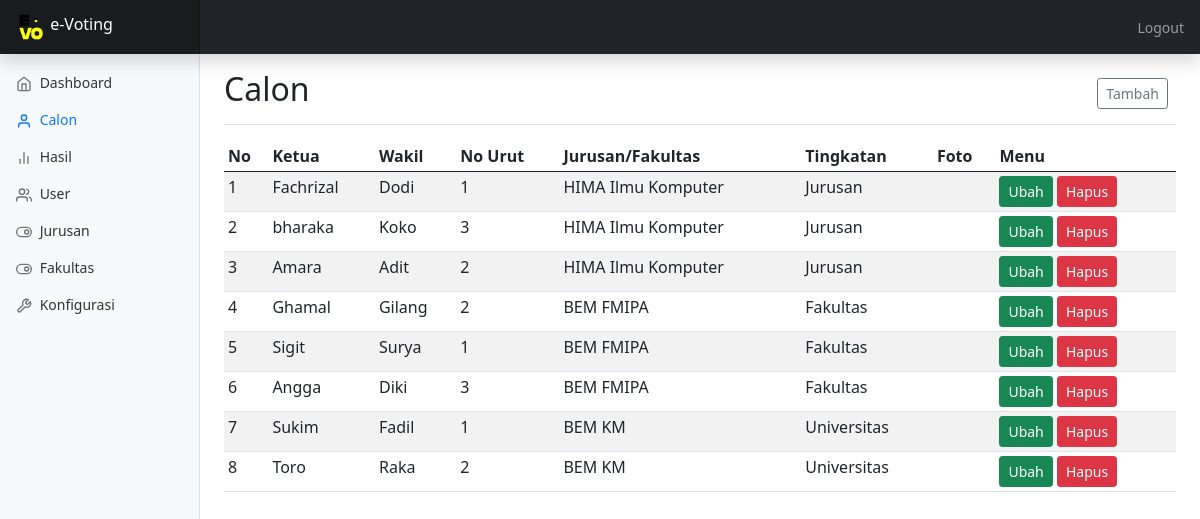
Before: /pages/admin/calon.php (signed in) with the older database file.
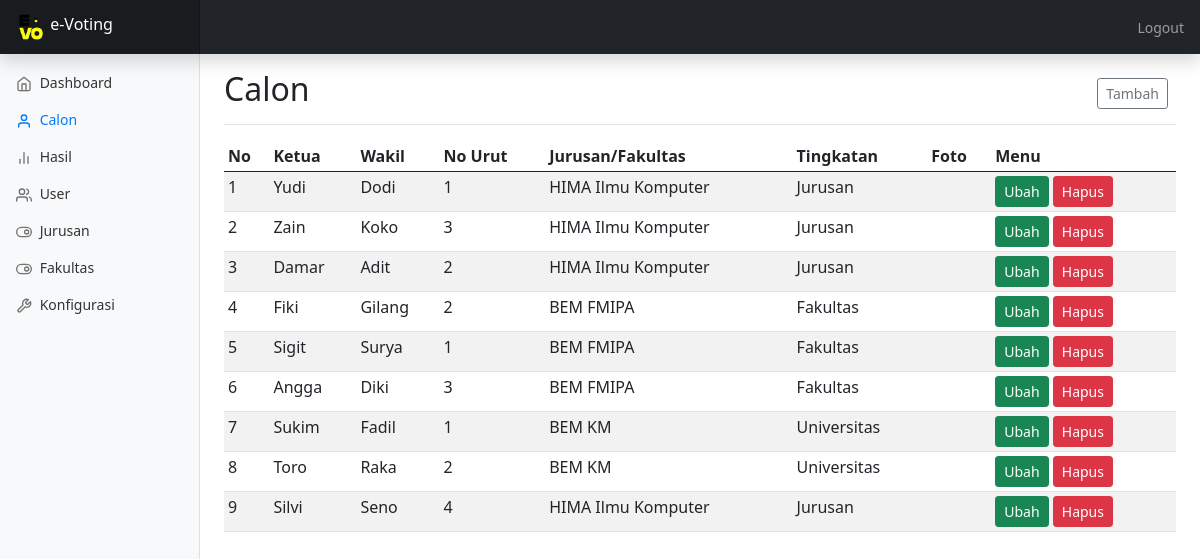
After: the same page with the newer database file.
### tables this page shows
CREATE TABLE `calon` (
  `id` int(11) NOT NULL,
  `nama_ketua` varchar(100) NOT NULL,
  `nama_wakil` varchar(100) DEFAULT NULL,
  `no_urut` int(11) NOT NULL,
  `id_unit` int(11) NOT NULL,
  `id_tingkatan` int(11) NOT NULL,
  `images` varchar(200) NOT NULL
);

CREATE TABLE `jurusan` (
  `id` int(11) NOT NULL,
  `nama_jurusan` varchar(100) NOT NULL,
  `kode_fakultas` int(11) NOT NULL,
  `kode_jurusan` int(11) NOT NULL
);

CREATE TABLE `tingkatan` (
  `id` int(11) NOT NULL,
  `nama_tingkatan` varchar(100) NOT NULL
);

CREATE TABLE `fakultas` (
  `id` int(11) NOT NULL,
  `nama_fakultas` varchar(100) NOT NULL,
  `kode_fakultas` int(11) NOT NULL
);

### functions.php (called while the page is built, shortened)
<?php
require 'config.php';
$conn = mysqli_connect($config["db_host"], $config["db_username"], $config["db_password"], $config["db_name"]);
function query($query)
{
	global $conn;
	$result = mysqli_query($conn, $query);
	$rows = [];
	while ($row = mysqli_fetch_assoc($result)) {
		$rows[] = $row;
	}
	return $rows;
}

### config.php (called while the page is built)
<?php
$config =[
	"base_url" => "http://localhost:800/evoting/",
	"db_host" => "localhost",
	"db_name" => "evoting",
	"db_username" => "root",
	"db_password" => "",
	"app_name" => "e-Voting"
];

### pages/admin/calon.php (the view, shortened to what this page needs)
<?php
require 'ini_header.php';
$calon = query("SELECT calon.*,jurusan.kode_jurusan, jurusan.nama_jurusan, fakultas.kode_fakultas, fakultas.nama_fakultas, tingkatan.nama_tingkatan FROM calon
                JOIN tingkatan ON calon.id_tingkatan = tingkatan.id
                LEFT JOIN jurusan ON calon.id_unit = jurusan.kode_jurusan
                LEFT JOIN fakultas ON calon.id_unit = fakultas.kode_fakultas");
?>
<main class="col-md-9 ms-sm-auto col-lg-10 px-md-4">
  <div class="d-flex justify-content-between flex-wrap flex-md-nowrap align-items-center pt-3 pb-2 mb-3 border-bottom">
    <h1 class="h2">Calon</h1>
    <div class="btn-toolbar mb-2 mb-md-0">
      <div class="btn-group me-2">
        <a href="edit_calon.php" type="button" class="btn btn-sm btn-outline-secondary">Tambah</a>
      </div>
    </div>
  </div>
  <div class="table-responsive">
    <table class="table table-striped table-sm">
      <thead>
        <tr>
          <th>No</th>
          <th>Ketua</th>
          <th>Wakil</th>
          <th>No Urut</th>
          <th>Jurusan/Fakultas</th>
          <th>Tingkatan</th>
          <th>Foto</th>
          <th>Menu</th>
        </tr>
      </thead>
      <tbody>
        <?php $i = 1; ?>
        <?php foreach ($calon as $key => $value) : ?>
          <tr>
            <td>
              <?php echo $i; ?>
            </td>
            <td>
              <div id="nama_ketua">
                <?php echo $value["nama_ketua"]; ?>
              </div>
            </td>
            <td>
              <div id="nama_wakil">
                <?php echo $value["nama_wakil"]; ?>
              </div>
            </td>
            <td>
              <div id="no_urut">
                <?php echo $value["no_urut"]; ?>
              </div>
            </td>
            <td>
              <div id="id_unit">
                <?php
                if ($value["id_tingkatan"] == 1) {
                  echo 'HIMA ' . $value["nama_jurusan"];
                } elseif ($value["id_tingkatan"] == 2) {
                  echo 'BEM ' . $value["nama_fakultas"];
                } else {
                  echo "BEM KM";
                }
                ?>
              </div>
            </td>
            <td>
              <div id="nama_tingkatan">
                <?php echo ucwords($value["nama_tingkatan"]); ?>
              </div>
            </td>
            <td>
            </td>
            <td>
              <a class="btn btn-success btn-sm" href="<?= $config['base_url']; ?>pages/admin/edit_calon.php?id=<?php echo $value["id"]; ?>">Ubah</a>
              <a class="btn btn-danger btn-sm" href="<?= $config['base_url']; ?>actions/action_hapus_calon.php?id=<?php echo $value["id"]; ?>" onclick="return confirm('Klik Ok untuk menghapus');">Hapus</a>
            </td>
          </tr>
          <?php $i++; ?>
        <?php endforeach; ?>
      </tbody>
    </table>
  </div>
</main>

Changed rows visible on the page:
changed calon "Dodi": nama_ketua "Fachrizal" → "Yudi"
changed calon "Koko": nama_ketua "bharaka" → "Zain"
changed calon "Adit": nama_ketua "Amara" → "Damar"
changed calon "Gilang": nama_ketua "Ghamal" → "Fiki"
added calon: nama_ketua "Silvi", nama_wakil "Seno", no_urut "4", jurusan.nama_jurusan "Ilmu Komputer", id_tingkatan.nama_tingkatan "Jurusan"
